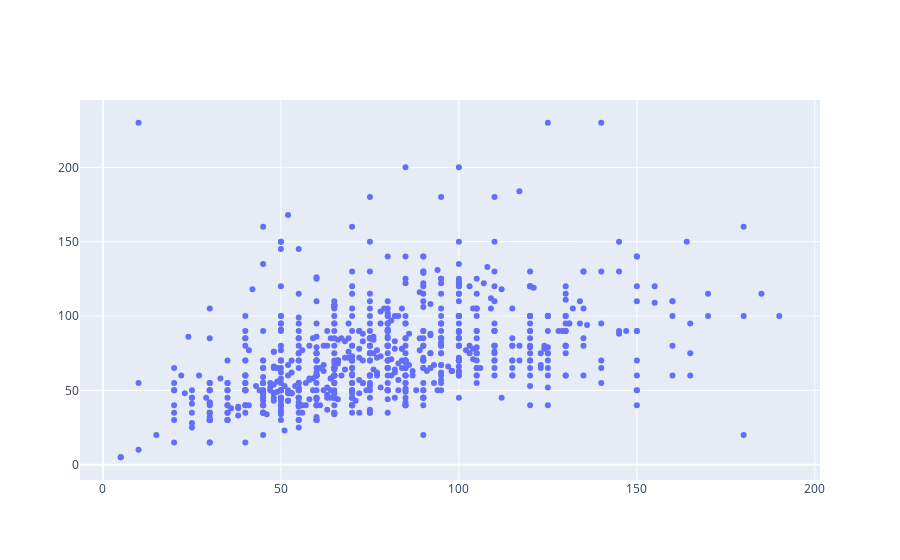

Notebook cell for this chart:
### Code cell
import plotly.graph_objs as go

iplot([go.Scatter(x=pokemon['Attack'], y=pokemon['Defense'], mode='markers')])

### Figure 1 — Plotly figure (JSON) as saved in the notebook; plotly's stock layout.template omitted (floating-point values rounded to 4 significant figures; data arrays with more than 128 entries replaced by an {"elided": "..."} marker saying what was removed)
{"data": [{"mode": "markers", "type": "scatter", "x": {"elided": "800 int values"}, "y": {"elided": "800 int values"}}], "layout": {"autosize": true, "xaxis": {"autorange": true, "range": [-6.193, 201.2], "type": "linear"}, "yaxis": {"autorange": true, "range": [-11.48, 246.5], "type": "linear"}}}
